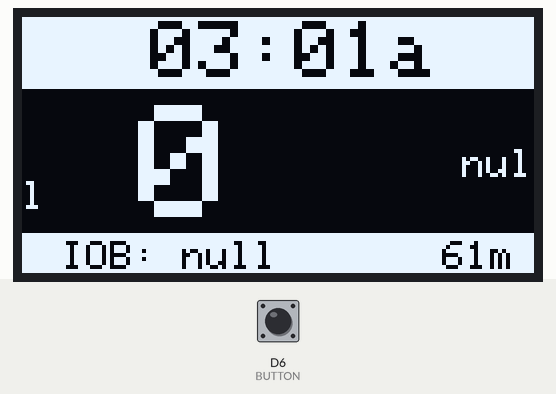
This sketch was run on a simulated ESP8266 (NodeMCU). Parts: 128×64 one-colour display. The inputs (shaded band) are chosen by the test bench; at power-on: D6 (BUTTON) HIGH. WiFi joins after 1.5 s; servers stay silent unless stated; uploads are accepted with an empty reply; what the sketch prints to the serial monitor is not drawn.

3.6 s: D6 (BUTTON) pulled LOW for 0.15 s
Above: at 4.3 s.
Timing chart, 0 to 6.6 s (numbered marks = the images above; inputs shaded):
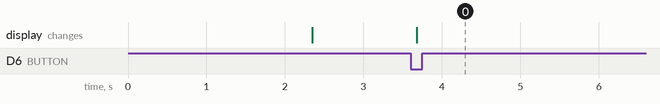

The sketch:

Nightime_Nightscout_Upload.ino
```cpp
#include <Adafruit_GFX.h>
#include <Adafruit_GrayOLED.h>
#include <Adafruit_SPITFT.h>
#include <Adafruit_SPITFT_Macros.h>
#include <gfxfont.h>
#include <Adafruit_SSD1306.h>
#include <splash.h>
#include <TimeLib.h>
#include <ArduinoJson.h>
#include <ESP8266WiFi.h>
#include <WiFiClientSecure.h>
#include <Wire.h>
#include "bgArrows.h"
#include "credentials.h"

//declaring screen stuff
#define SCREEN_WIDTH 128 //if using a different screen, change these
#define SCREEN_HEIGHT 64
#define OLED_RESET -1
#define SCREEN_ADDRESS 0x3C

#define BUTTON D6

//bg arrow font key:
// u = up arrow
// d = down arrow
// r = right arrow
// s = diagonal up arrow
// t = diagonal down arrow

const char* ssid = WIFI_SSID; //define the wifi network;
const char* pass = WIFI_PASS;
const char* host = NS_SITE; //define the website we are connecting to;
const char* url = "/pebble";
const uint16_t port = 443;
const int timezone = TIMEZONE;
const int timezoneOffset = timezone * SECS_PER_MIN; //timezone multiplied by minutes and seconds

//declare bg variables
int bg;
String delta;
String bgDirection;
time_t nsNow;
time_t bgTime;
String iob;

int nsHour;
int nsMin;

int bgHour;
int bgMin;

int lastReading; //initialize time since last reading variable
int lastReadingMin; //minute that the last reading was retrieved

WiFiClientSecure client; //create a wifi secure object

Adafruit_SSD1306 display(SCREEN_WIDTH, SCREEN_HEIGHT, &Wire, OLED_RESET);

bool isDaylightSavings(time_t nsNow) {
  if (month(nsNow)< 3 || month(nsNow) > 11) { //if we are not in dst months
     return false;
  }

  int secSunMarch = 14 - ((5 * year(nsNow) / 4 + 1) % 7); //calculate the beginning
  int firSunNov = 7 - ((5 * year(nsNow) / 4 + 1) % 7); //calculate the end

  if (month(nsNow) == 3) { //if it's march
    if (day(nsNow) < secSunMarch) { //if the date is before the second sunday in march
      return false;
    } else if (day(nsNow) > secSunMarch) { //if the date is after the second sunday in march
      return true;
    } else if (day(nsNow) == secSunMarch && hour(nsNow) >= 2) { //if the date is the second sunday in march and it's after 2 am
      //adjusting for the start of dst
      return true;
    }
    return false;
  }

  if (month(nsNow) == 11) { //if it's november
    if (day(nsNow) < firSunNov) { //if the date is before the first sun in november
      return true;
    } else if (day(nsNow) > firSunNov) { //if the date is after the first sun in november
      return false;
    } else if (day(nsNow) == firSunNov && hour(nsNow) >= 2) { //if the date is the first sun in november and it's after 2 am
      //this adjusts for the end of dst
      return false;
    }
  }
  return true;
}

time_t adjustTimezone (time_t nsNow) {
   time_t adjustedTime = nsNow + timezoneOffset * SECS_PER_MIN; //offset for timezone
  if(isDaylightSavings(nsNow)) { //if it is daylight savings
    adjustedTime += SECS_PER_HOUR; //add an hour in seconds
  }
  return adjustedTime;
}

String adjust12hr () { //convert to 12 hour time and add a leading 0 if under 10
  int hourTemp;
  if (hour() > 12) {
    hourTemp = hour() -12;
  } else {
    hourTemp = hour();
  }

  if (hourTemp < 10) {
    return "0" + String(hourTemp);
  } else {
    return String(hourTemp);
  }
}

String adjustMin() {
  if (minute() < 10) {
    return "0" + String(minute());
  } else {
    return String(minute());
  }
}

String amPm() {
  if (hour() >= 12) {
    return "p";
  } else {
    return "a";
  }
}

String adjustBg(int bgInput) { //adds a space to 2 digit bgs
  if (bgInput < 100) {
    return " " + String(bgInput);
  } else {
    return String(bgInput);
  }
}

void initializeDisplay() {
  display.clearDisplay();

  display.dim(true);

  display.setTextSize(1);
  display.setTextColor(SSD1306_WHITE);
  display.setCursor(28,25);
  display.cp437(true);
  display.println("Connecting...");

  display.display();
}

void sleepyTime() {
  Serial.println("goodnight");
  ESP.deepSleep(5000);
  Serial.println("good morning!");
}

String selectArrow(String input) {
  if (String(input) == "Flat") {
    return "r";
  } else if (String(input) == "FortyFiveUp") {
    return "s";
  } else if (String(input) == "FortyFiveDown") {
    return "t";
  } else if (String(input) == "SingleUp") {
    return " u";
  } else if (String(input) == "SingleDown") {
    return " d";
  } else if (String(input) == "DoubleUp") {
    return "uu";
  } else if (String(input) == "DoubleDown") {
    return "dd";
  } else {
    return "";
  }
}

void getBg() {

  Serial.print("connecting to ");
  Serial.println(host);
  while (!client.connect(host, port)) { //if we can't connect to the host using the secure https port...
    Serial.println("connection failed.");
    //Serial.println(client.getLastSSLError(NULL,15 ));
    delay(10000);
  }

  client.print(String("GET ") + url + " HTTP/1.1\r\n" +
      "Host: " + host + "\r\n" +
      "User-Agent: ESP8266\r\n"
      "Connection: close\r\n\r\n"); //this giberish establishes the connection to the website aparently

  client.find("\r\n\r\n"); //from the text we get, find the blank line (i.e. the end of the header)
  client.find("\n"); //then from there, find the next new line
  String json = client.readStringUntil('\n'); //read this line until we get to the next new line. this will be our json!!!

  //Serial.println(json);

  JsonDocument ns;

  deserializeJson(ns, json);

  bg = ns["bgs"][0]["sgv"]; //get all our variables from the json
  delta = ns["bgs"][0]["bgdelta"].as<String>();
  bgDirection = ns["bgs"][0]["direction"].as<String>();
  nsNow = ns["status"][0]["now"]; //current time according to ns in unix
  bgTime = ns["bgs"][0]["datetime"]; //time since last reading in unix
  iob = ns["bgs"][0]["iob"].as<String>();

  nsNow = nsNow/1000; //ns times are in miliseconds. convert to seconds
  bgTime = bgTime/1000;

  nsNow = adjustTimezone(nsNow);
  bgTime = adjustTimezone(bgTime);
  setTime(nsNow);

  nsHour = hour(); //hour of the time given from nightscout
  nsMin = minute(); //minute of the current time

  bgHour = hour(bgTime); //hour of the last reading time
  bgMin = minute(bgTime); //minute of the last reading time

  lastReading; //initialize time since last reading variable

  if (nsHour != bgHour) { //if it's a new hour...
    int minBeforeHour = 60 - bgMin; //number of minutes before the new hour that the last bg was taken
    lastReading = minBeforeHour + nsMin; //add that to the number of minutes after to get the number of mins since last reading
  } else {
    lastReading = nsMin - bgMin;
  }

  lastReadingMin = minute();
}

void displayBg() { //displays bg information for 10 seconds
  Serial.print(hour());
  Serial.print(":");
  Serial.println(minute());

  Serial.println( "bg: " + bg);
  Serial.println("delta: " + delta);
  Serial.println("direction: " + bgDirection);
  Serial.println("iob: " + iob);
  Serial.println(nsMin);
  Serial.println(bgMin);
  Serial.println(lastReading);

  //draw clock
  display.clearDisplay();
  display.fillRect(0,0,128,18,SSD1306_WHITE);
  display.setTextSize(2);
  display.setTextColor(SSD1306_BLACK, SSD1306_WHITE);
  display.setCursor(32,1);
  display.print(adjust12hr());
  display.print(":");
  display.print(adjustMin());
  display.print(amPm());

  //draw bg
  display.setTextSize(4);
  display.setTextColor(SSD1306_WHITE);
  display.setCursor(5,22);
  display.println(adjustBg(bg));

  //draw arrow
  display.setTextSize(2);
  display.setCursor(80,40);
  display.setFont(&bgArrows);
  display.print(selectArrow(bgDirection));
  display.setFont();
  display.setTextSize(1);
  display.setCursor(110,33);
  display.print(delta);

  //draw iob and last reading
  display.fillRect(0,54,128,10,SSD1306_WHITE);
  display.setTextSize(1);
  display.setTextColor(SSD1306_BLACK,SSD1306_WHITE);
  display.setCursor(10,56);
  display.print("IOB: ");
  display.print(iob);
  display.setCursor(105,56);
  display.print(lastReading);
  display.print("m");

  display.display();
}

void setup() {
  display.begin(SSD1306_SWITCHCAPVCC, SCREEN_ADDRESS); //the first param generates the voltage from 3.3v

  pinMode(BUTTON,INPUT_PULLUP); //define the mode for the button
  initializeDisplay();

  Serial.begin(115200);
  WiFi.mode(WIFI_STA);
  WiFi.begin(ssid, pass);

  client.setInsecure();

  getBg(); //get nightscout information and set initial time
  display.clearDisplay();
  display.display();


}

void loop() {
  if(lastReadingMin != minute()) { //if the minute has changed since the last reading, get a new one
    getBg(); //get bg information
  }

  if(digitalRead(BUTTON) == LOW) {
    displayBg();
    delay(10000);
    display.clearDisplay();
    display.display();
  }

  delay(100);
 //while (hour() >= 19 || hour() < 10) { //check to make sure we are within sleeping hours
    //getBg(); //get bg information
    //delay(60000); //wait a minute
  //}
  //display.clearDisplay(); //clear the display during the day
  //display.display();
  //delay(60000*60); //delay an hour before checking again

}
```

credentials.h
```cpp
#define WIFI_SSID "Wifi SSID" //put your wifi's ssid
#define WIFI_PASS "wifiPassword"  //put your wifi's password. if your wifi doesn't have a password, put "" instead
#define NS_SITE "your.nightscout.com" //put your nightscout url here without the https
#define TIMEZONE -5 //put the hours offset for your timezone here. ie. eastern time is GMT-5
```

Source omitted: bgArrows.h (data table, 5370 bytes)

Measured:
- after the input at 3.6 s, the display: changes after 0.08 s (image 0)
